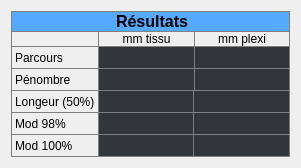
       <widget class="QWidget" name="verticalLayoutWidget_14">
        <property name="geometry">
         <rect>
          <x>40</x>
          <y>340</y>
          <width>301</width>
          <height>153</height>
         </rect>
        </property>
        <layout class="QVBoxLayout" name="verticalLayout_10">
         <property name="spacing">
          <number>0</number>
         </property>
         <item>
          <widget class="QLabel" name="p_label_signal_noise_32">
           <property name="sizePolicy">
            <sizepolicy hsizetype="Preferred" vsizetype="Preferred">
             <horstretch>0</horstretch>
             <verstretch>0</verstretch>
            </sizepolicy>
           </property>
           <property name="maximumSize">
            <size>
             <width>16777215</width>
             <height>45</height>
            </size>
           </property>
           <property name="styleSheet">
            <string notr="true">background: rgb(85, 170, 255);
border: 1px solid gray;
border-bottom-style: none;</string>
           </property>
           <property name="text">
            <string>&lt;html&gt;&lt;head/&gt;&lt;body&gt;&lt;p align=&quot;center&quot;&gt;&lt;span style=&quot; font-size:12pt; font-weight:600;&quot;&gt;Résultats&lt;/span&gt;&lt;/p&gt;&lt;/body&gt;&lt;/html&gt;</string>
           </property>
          </widget>
         </item>
         <item>
          <layout class="QGridLayout" name="gridLayout_15">
           <property name="spacing">
            <number>0</number>
           </property>
           <item row="4" column="2">
            <widget class="QLineEdit" name="b_lineEdit_mod98_plexi">
             <property name="sizePolicy">
              <sizepolicy hsizetype="Expanding" vsizetype="Expanding">
               <horstretch>0</horstretch>
               <verstretch>0</verstretch>
              </sizepolicy>
             </property>
             <property name="font">
              <font>
               <pointsize>12</pointsize>
               <bold>true</bold>
              </font>
             </property>
             <property name="styleSheet">
              <string notr="true">background: rgb(49, 54, 59);
color: CornflowerBlue;
border: 1px solid gray;
border-left-style: none;
border-bottom-style: none;</string>
             </property>
             <property name="alignment">
              <set>Qt::AlignCenter</set>
             </property>
             <property name="readOnly">
              <bool>true</bool>
             </property>
            </widget>
           </item>
           <item row="2" column="0">
            <widget class="QLabel" name="p_label_profileX_penumbra_11">
             <property name="styleSheet">
              <string notr="true">border: 1px solid gray;
border-bottom-style: none;
border-right-style: none;</string>
             </property>
             <property name="text">
              <string>Pénombre</string>
             </property>
            </widget>
           </item>
           <item row="1" column="1">
            <widget class="QLineEdit" name="b_lineEdit_parcours_tissue">
             <property name="sizePolicy">
              <sizepolicy hsizetype="Expanding" vsizetype="Expanding">
               <horstretch>0</horstretch>
               <verstretch>0</verstretch>
              </sizepolicy>
             </property>
             <property name="font">
              <font>
               <pointsize>12</pointsize>
               <bold>true</bold>
              </font>
             </property>
             <property name="styleSheet">
              <string notr="true">background: rgb(49, 54, 59);
color: CornflowerBlue;
border: 1px solid gray;
border-bottom-style: none;
border-right-style: none;</string>
             </property>
             <property name="alignment">
              <set>Qt::AlignCenter</set>
             </property>
             <property name="readOnly">
              <bool>false</bool>
             </property>
            </widget>
           </item>
           <item row="2" column="1">
            <widget class="QLineEdit" name="b_lineEdit_penumbra_tissue">
             <property name="sizePolicy">
              <sizepolicy hsizetype="Expanding" vsizetype="Expanding">
               <horstretch>0</horstretch>
               <verstretch>0</verstretch>
              </sizepolicy>
             </property>
             <property name="font">
              <font>
               <pointsize>12</pointsize>
               <bold>true</bold>
              </font>
             </property>
             <property name="styleSheet">
              <string notr="true">background: rgb(49, 54, 59);
color: CornflowerBlue;
border: 1px solid gray;
border-right-style: none;
border-bottom-style: none;

</string>
             </property>
             <property name="alignment">
              <set>Qt::AlignCenter</set>
             </property>
             <property name="readOnly">
              <bool>false</bool>
             </property>
            </widget>
           </item>
           <item row="1" column="2">
            <widget class="QLineEdit" name="b_lineEdit_parcours_plexi">
             <property name="sizePolicy">
              <sizepolicy hsizetype="Expanding" vsizetype="Expanding">
               <horstretch>0</horstretch>
               <verstretch>0</verstretch>
              </sizepolicy>
             </property>
             <property name="font">
              <font>
               <pointsize>12</pointsize>
               <bold>true</bold>
              </font>
             </property>
             <property name="styleSheet">
              <string notr="true">background: rgb(49, 54, 59);
color: CornflowerBlue;
border: 1px solid gray;
border-bottom-style: none;</string>
             </property>
             <property name="alignment">
              <set>Qt::AlignCenter</set>
             </property>
             <property name="readOnly">
              <bool>true</bool>
             </property>
            </widget>
           </item>
           <item row="1" column="0">
            <widget class="QLabel" name="p_label_profileX_111">
             <property name="styleSheet">
              <string notr="true">border: 1px solid gray;
border-right-style: none;
border-bottom-style: none;

</string>
             </property>
             <property name="text">
              <string>Parcours</string>
             </property>
            </widget>
           </item>
           <item row="2" column="2">
            <widget class="QLineEdit" name="b_lineEdit_penumbra_plexi">
             <property name="sizePolicy">
              <sizepolicy hsizetype="Expanding" vsizetype="Expanding">
               <horstretch>0</horstretch>
               <verstretch>0</verstretch>
              </sizepolicy>
             </property>
             <property name="font">
              <font>
               <pointsize>12</pointsize>
               <bold>true</bold>
              </font>
             </property>
             <property name="styleSheet">
              <string notr="true">background: rgb(49, 54, 59);
color: CornflowerBlue;
border: 1px solid gray;
border-bottom-style: none;

</string>
             </property>
             <property name="alignment">
              <set>Qt::AlignCenter</set>
             </property>
             <property name="readOnly">
              <bool>true</bool>
             </property>
            </widget>
           </item>
           <item row="0" column="1">
            <widget class="QLabel" name="p_label_profileX_112">
             <property name="styleSheet">
              <string notr="true">border: 1px solid gray;
border-bottom-style: none;
border-right-style: none;</string>
             </property>
             <property name="text">
              <string>mm tissu</string>
             </property>
             <property name="alignment">
              <set>Qt::AlignCenter</set>
             </property>
            </widget>
           </item>
           <item row="0" column="2">
            <widget class="QLabel" name="p_label_profileX_113">
             <property name="styleSheet">
              <string notr="true">
border: 1px solid gray;
border-bottom-style: none;</string>
             </property>
             <property name="text">
              <string>mm plexi</string>
             </property>
             <property name="alignment">
              <set>Qt::AlignCenter</set>
             </property>
            </widget>
           </item>
           <item row="0" column="0">
            <widget class="QLabel" name="p_label_profileX_114">
             <property name="styleSheet">
              <string notr="true">border: 1px solid gray;
border-bottom-style: none;
border-right-style: none;</string>
             </property>
             <property name="text">
              <string/>
             </property>
            </widget>
           </item>
           <item row="3" column="0">
            <widget class="QLabel" name="p_label_profileX_53">
             <property name="styleSheet">
              <string notr="true">border: 1px solid gray;
border-bottom-style: none;
border-right-style: none;

</string>
             </property>
             <property name="text">
              <string>Longeur (50%)</string>
             </property>
            </widget>
           </item>
           <item row="3" column="1">
            <widget class="QLineEdit" name="b_lineEdit_width_tissue">
             <property name="sizePolicy">
              <sizepolicy hsizetype="Expanding" vsizetype="Expanding">
               <horstretch>0</horstretch>
               <verstretch>0</verstretch>
              </sizepolicy>
             </property>
             <property name="font">
              <font>
               <pointsize>12</pointsize>
               <bold>true</bold>
              </font>
             </property>
             <property name="styleSheet">
              <string notr="true">background: rgb(49, 54, 59);
color: CornflowerBlue;
border: 1px solid gray;
border-bottom-style: none;

</string>
             </property>
             <property name="alignment">
              <set>Qt::AlignCenter</set>
             </property>
             <property name="readOnly">
              <bool>false</bool>
             </property>
            </widget>
           </item>
           <item row="3" column="2">
            <widget class="QLineEdit" name="b_lineEdit_width_plexi">
             <property name="sizePolicy">
              <sizepolicy hsizetype="Expanding" vsizetype="Expanding">
               <horstretch>0</horstretch>
               <verstretch>0</verstretch>
              </sizepolicy>
             </property>
             <property name="font">
              <font>
               <pointsize>12</pointsize>
               <bold>true</bold>
              </font>
             </property>
             <property name="styleSheet">
              <string notr="true">background: rgb(49, 54, 59);
color: CornflowerBlue;
border: 1px solid gray;
border-left-style: none;
border-bottom-style: none;
</string>
             </property>
             <property name="alignment">
              <set>Qt::AlignCenter</set>
             </property>
             <property name="readOnly">
              <bool>true</bool>
             </property>
            </widget>
           </item>
           <item row="4" column="0">
            <widget class="QLabel" name="p_label_profileX_55">
             <property name="styleSheet">
              <string notr="true">border: 1px solid gray;
border-bottom-style: none;
border-right-style: none;

</string>
             </property>
             <property name="text">
              <string>Mod 98%</string>
             </property>
            </widget>
           </item>
           <item row="4" column="1">
            <widget class="QLineEdit" name="b_lineEdit_mod98_tissue">
             <property name="sizePolicy">
              <sizepolicy hsizetype="Expanding" vsizetype="Expanding">
               <horstretch>0</horstretch>
               <verstretch>0</verstretch>
              </sizepolicy>
             </property>
             <property name="font">
              <font>
               <pointsize>12</pointsize>
               <bold>true</bold>
              </font>
             </property>
             <property name="styleSheet">
              <string notr="true">background: rgb(49, 54, 59);
color: CornflowerBlue;
border: 1px solid gray;
border-bottom-style: none;
</string>
             </property>
             <property name="alignment">
              <set>Qt::AlignCenter</set>
             </property>
             <property name="readOnly">
              <bool>false</bool>
             </property>
            </widget>
           </item>
           <item row="5" column="0">
            <widget class="QLabel" name="p_label_profileX_56">
             <property name="styleSheet">
              <string notr="true">border: 1px solid gray;
border-right-style: none;

</string>
             </property>
             <property name="text">
              <string>Mod 100%</string>
             </property>
            </widget>
           </item>
           <item row="5" column="1">
            <widget class="QLineEdit" name="b_lineEdit_mod100_tissue">
             <property name="sizePolicy">
              <sizepolicy hsizetype="Expanding" vsizetype="Expanding">
               <horstretch>0</horstretch>
               <verstretch>0</verstretch>
              </sizepolicy>
             </property>
             <property name="font">
              <font>
               <pointsize>12</pointsize>
               <bold>true</bold>
              </font>
             </property>
             <property name="styleSheet">
              <string notr="true">background: rgb(49, 54, 59);
color: CornflowerBlue;
border: 1px solid gray;
</string>
             </property>
             <property name="alignment">
              <set>Qt::AlignCenter</set>
             </property>
             <property name="readOnly">
              <bool>false</bool>
             </property>
            </widget>
           </item>
           <item row="5" column="2">
            <widget class="QLineEdit" name="b_lineEdit_mod100_plexi">
             <property name="sizePolicy">
              <sizepolicy hsizetype="Expanding" vsizetype="Expanding">
               <horstretch>0</horstretch>
               <verstretch>0</verstretch>
              </sizepolicy>
             </property>
             <property name="font">
              <font>
               <pointsize>12</pointsize>
               <bold>true</bold>
              </font>
             </property>
             <property name="styleSheet">
              <string notr="true">background: rgb(49, 54, 59);
color: CornflowerBlue;
border: 1px solid gray;
border-left-style: none;</string>
             </property>
             <property name="alignment">
              <set>Qt::AlignCenter</set>
             </property>
             <property name="readOnly">
              <bool>true</bool>
             </property>
            </widget>
           </item>
          </layout>
         </item>
        </layout>
       </widget>
